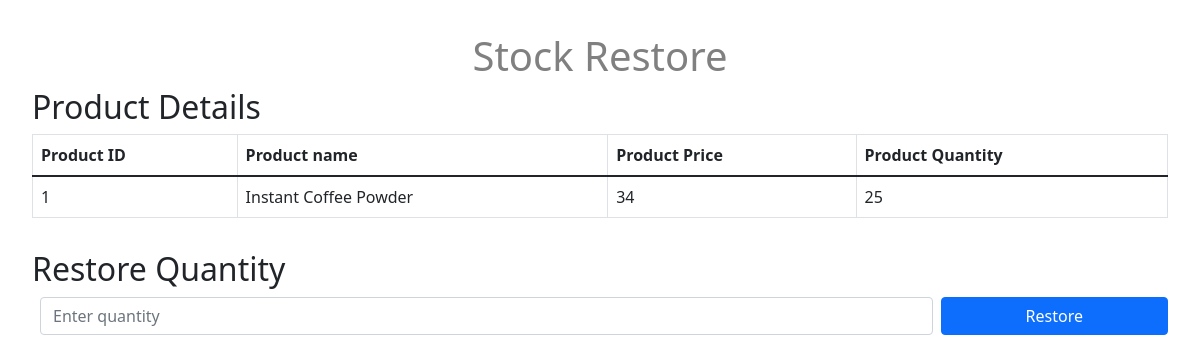
/admin/restore/1, run on the app's committed database.
### models.py (models this page shows)
class Products(db.Model):
    pid = db.Column(db.Integer, primary_key = True)
    pname = db.Column(db.String(50), nullable = False)
    pprice = db.Column(db.Integer, nullable = False)
    pcount = db.Column(db.Integer, nullable = False)
    image_url = db.Column(db.String(100), nullable = False)
    category = db.Column(db.String(50), nullable = False)

### app.py (the view)
@app.route('/admin/restore/<int:id>',methods=['GET','POST'])
def restore(id):
    product=Products.query.filter_by(pid=id).first()
    if request.method=='GET':
        return render_template('restore.html',product=product)
    else:
        addn=request.form.get('quantity')
        product.pcount+=int(addn)
        return render_template('admin_home.html',products=Products.query.all(),message=2)

### templates/restore.html (shortened to what this page needs)
<!DOCTYPE html>
<html lang="en">
<head>
    <link href="https://cdn.jsdelivr.net/npm/bootstrap@5.1.3/dist/css/bootstrap.min.css" rel="stylesheet">
    <link rel="stylesheet" type="text/css" href="{{ url_for('static', filename='style.css') }}">
</head>
<body>
    <div class="wrapper">
        <h1>Stock Restore</h1>
        <h2>Product Details</h2>
        <div class="table-responsive mb-3">
            <table class="table table-bordered">
                <thead>
                    <tr>
                        <th>Product ID</th>
                        <th>Product name</th>
                        <th>Product Price</th>
                        <th>Product Quantity</th>
                    </tr>
                </thead>
                <tbody>
                    <tr>
                        <td>{{ product.pid }}</td>
                        <td>{{ product.pname }}</td>
                        <td>{{ product.pprice }}</td>
                        <td>{{ product.pcount }}</td>
                    </tr>
                </tbody>
            </table>
        </div>
        <h2>Restore Quantity</h2>
        <form action="/admin/restore/{{ product.pid }}" method="post" class="d-flex justify-content-between">
            <input type="number" name="quantity" id="quantity" class="form-control w-100 mx-2" min="1" max="100" placeholder="Enter quantity" required>
            <input type="submit" value="Restore" class="btn btn-primary w-25">
        </form>
    </div>
</body>
</html>

### static/style.css (style rules this page uses)
body { height: 100vh; }
h1 { text-align: center; color: grey; }
.wrapper { padding: 2em; overflow-y: scroll; }

### data on the page
Products: pid "1", pname "Instant Coffee Powder", pprice "34", pcount "25"
